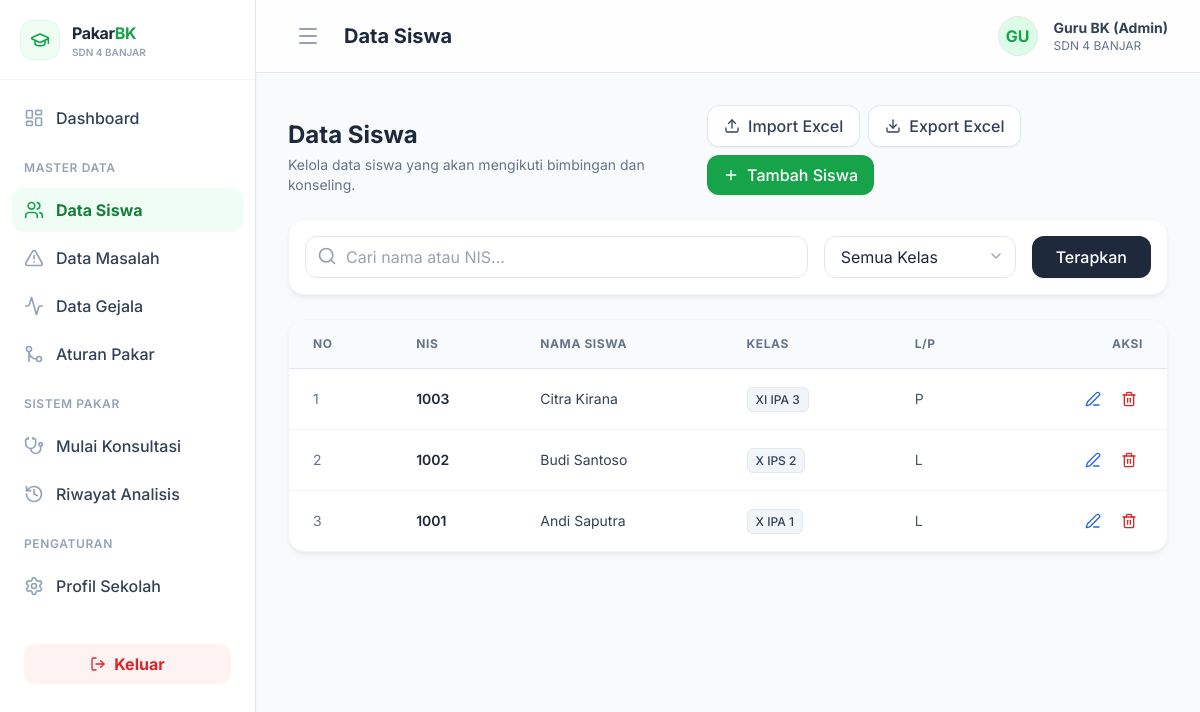
/index.php?page=siswa (signed in), run on the app's committed database.
### tables this page shows
CREATE TABLE `siswa` (
  `id_siswa` int NOT NULL,
  `nis` varchar(20) NOT NULL,
  `nama_siswa` varchar(100) NOT NULL,
  `kelas` varchar(20) NOT NULL,
  `jenis_kelamin` enum('L','P') NOT NULL
);

### config/koneksi.php (called while the page is built, shortened)
<?php
spl_autoload_register(function ($class_name) {
    $file = __DIR__ . '/../models/' . $class_name . '.php';
});

### models/Siswa.php (called while the page is built, shortened)
<?php
class Siswa {
    private $db;
    public function __construct($db) {
        $this->db = $db;
    }
    public function getSiswaPaginated($keyword = '', $kelas = '', $limit = 10, $offset = 0) {
        $sql = "SELECT * FROM siswa WHERE 1=1";
        $sql .= " ORDER BY id_siswa DESC LIMIT :limit OFFSET :offset";
        $stmt = $this->db->prepare($sql);
        $stmt->bindValue(':limit', (int)$limit, PDO::PARAM_INT);
        $stmt->bindValue(':offset', (int)$offset, PDO::PARAM_INT);
        $stmt->execute();
        return $stmt->fetchAll();
    }
}

### pages/master/siswa.php (the view, shortened to what this page needs)
<?php
$siswaModel = new Siswa($db);
$keyword = isset($_GET['q']) ? trim($_GET['q']) : '';
$kelas_filter = isset($_GET['kelas']) ? $_GET['kelas'] : '';
$page_num = isset($_GET['p']) ? (int)$_GET['p'] : 1;
$limit = 10;
$offset = ($page_num - 1) * $limit;
$dataSiswa = $siswaModel->getSiswaPaginated($keyword, $kelas_filter, $limit, $offset);
?>
<div class="mb-6 flex flex-col md:flex-row md:justify-between md:items-end gap-4">
    <div>
        <h2 class="text-2xl font-bold text-slate-800">Data Siswa</h2>
        <p class="text-slate-500 mt-1 text-sm">Kelola data siswa yang akan mengikuti bimbingan dan konseling.</p>
    </div>
    <div class="flex flex-wrap gap-2">
        <button onclick="document.getElementById('modalImport').classList.remove('hidden')" class="bg-white border border-slate-200 text-slate-700 hover:bg-slate-50 px-4 py-2 rounded-xl font-medium flex items-center transition-colors shadow-sm">
            <i data-lucide="upload" class="w-4 h-4 mr-2"></i> Import Excel
        </button>
        <a href="index.php?page=siswa&export=excel" class="bg-white border border-slate-200 text-slate-700 hover:bg-slate-50 px-4 py-2 rounded-xl font-medium flex items-center transition-colors shadow-sm">
            <i data-lucide="download" class="w-4 h-4 mr-2"></i> Export Excel
        </a>
        <button onclick="document.getElementById('modalTambah').classList.remove('hidden')" class="bg-brand-600 hover:bg-brand-700 text-white px-4 py-2 rounded-xl font-medium flex items-center transition-colors shadow-sm">
            <i data-lucide="plus" class="w-4 h-4 mr-2"></i> Tambah Siswa
        </button>
    </div>
</div>
<div class="card p-4 mb-6">
    <form method="GET" action="index.php" class="flex flex-col md:flex-row gap-4">
        <div class="flex-1">
            <div class="relative">
                <i data-lucide="search" class="w-5 h-5 absolute left-3 top-2.5 text-slate-400"></i>
                <input type="text" name="q" value="<?= htmlspecialchars($keyword) ?>" placeholder="Cari nama atau NIS..." class="w-full pl-10 pr-4 py-2 border border-slate-200 rounded-xl focus:border-brand-500 focus:ring-1 focus:ring-brand-500 outline-none transition-all">
            </div>
        </div>
        <div class="md:w-48 relative">
            <select name="kelas" class="w-full px-4 py-2 border border-slate-200 rounded-xl focus:border-brand-500 focus:ring-1 focus:ring-brand-500 outline-none appearance-none bg-white transition-all">
                <option value="">Semua Kelas</option>
            </select>
        </div>
        <button type="submit" class="bg-slate-800 text-white px-6 py-2 rounded-xl font-medium hover:bg-slate-900 transition-colors shadow-sm">
            Terapkan
        </button>
    </form>
</div>
<div class="card overflow-hidden mb-6">
    <div class="overflow-x-auto">
        <table class="w-full text-left border-collapse">
            <thead>
                <tr class="bg-slate-50 border-b border-slate-200">
                    <th class="px-6 py-4 text-xs font-bold text-slate-500 uppercase tracking-wider">No</th>
                    <th class="px-6 py-4 text-xs font-bold text-slate-500 uppercase tracking-wider">NIS</th>
                    <th class="px-6 py-4 text-xs font-bold text-slate-500 uppercase tracking-wider">Nama Siswa</th>
                    <th class="px-6 py-4 text-xs font-bold text-slate-500 uppercase tracking-wider">Kelas</th>
                    <th class="px-6 py-4 text-xs font-bold text-slate-500 uppercase tracking-wider">L/P</th>
                    <th class="px-6 py-4 text-xs font-bold text-slate-500 uppercase tracking-wider text-right">Aksi</th>
                </tr>
            </thead>
            <tbody class="divide-y divide-slate-100">
                <?php
                $no = $offset + 1;
                foreach($dataSiswa as $row):
                ?>
                <tr class="hover:bg-slate-50/50 transition-colors">
                    <td class="px-6 py-4 text-sm text-slate-500"><?= $no++ ?></td>
                    <td class="px-6 py-4 text-sm font-semibold text-slate-800"><?= htmlspecialchars($row['nis']) ?></td>
                    <td class="px-6 py-4 text-sm text-slate-700"><?= htmlspecialchars($row['nama_siswa']) ?></td>
                    <td class="px-6 py-4 text-sm text-slate-600">
                        <span class="bg-slate-100 text-slate-700 px-2 py-1 rounded-md text-xs font-medium border border-slate-200"><?= htmlspecialchars($row['kelas']) ?></span>
                    </td>
                    <td class="px-6 py-4 text-sm text-slate-600"><?= $row['jenis_kelamin'] ?></td>
                    <td class="px-6 py-4 text-sm text-right">
                        <button onclick="editSiswa(<?= $row['id_siswa'] ?>, '<?= $row['nis'] ?>', <?= htmlspecialchars(json_encode($row['nama_siswa']), ENT_QUOTES) ?>, '<?= $row['kelas'] ?>', '<?= $row['jenis_kelamin'] ?>')" class="text-blue-600 hover:text-blue-800 p-1.5 rounded-md hover:bg-blue-50 transition-colors" title="Ubah Data">
                            <i data-lucide="edit-3" class="w-4 h-4"></i>
                        </button>
                        <button onclick="confirmHapus(<?= $row['id_siswa'] ?>)" class="text-red-600 hover:text-red-800 p-1.5 rounded-md hover:bg-red-50 transition-colors ml-1 inline-block" title="Hapus Data">
                            <i data-lucide="trash-2" class="w-4 h-4"></i>
                        </button>
                    </td>
                </tr>
                <?php endforeach; ?>
            </tbody>
        </table>
    </div>
</div>

### layouts/header.php (style rules this page uses)
body { background-color: #f8fafc; }
.card { background-color: #ffffff; border-radius: 1rem; box-shadow: 0 4px 6px -1px rgba(0, 0, 0, 0.05), 0 2px 4px -1px rgba(0, 0, 0, 0.03); border: 1px solid #f1f5f9; }

### data on the page
siswa: nis "1003", nama_siswa "Citra Kirana", kelas "XI IPA 3", jenis_kelamin "P"
siswa: nis "1002", nama_siswa "Budi Santoso", kelas "X IPS 2", jenis_kelamin "L"
siswa: nis "1001", nama_siswa "Andi Saputra", kelas "X IPA 1", jenis_kelamin "L"

### other printed values
$GLOBALS['admin_profile']['nama_sekolah'] "SDN 4 BANJAR"
substr($GLOBALS['admin_profile']['nama_lengkap'] ?? 'BK', 0, 2) "GU"
$GLOBALS['admin_profile']['nama_lengkap'] "Guru BK (Admin)"
